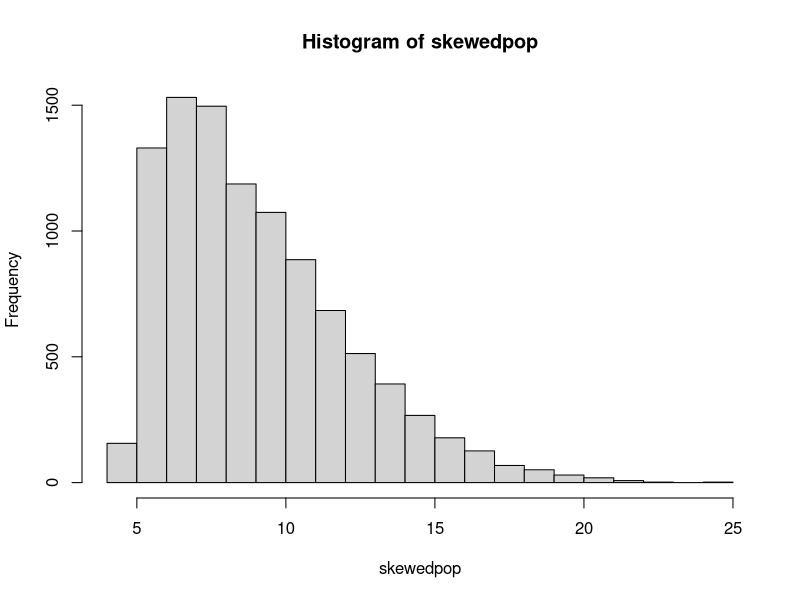
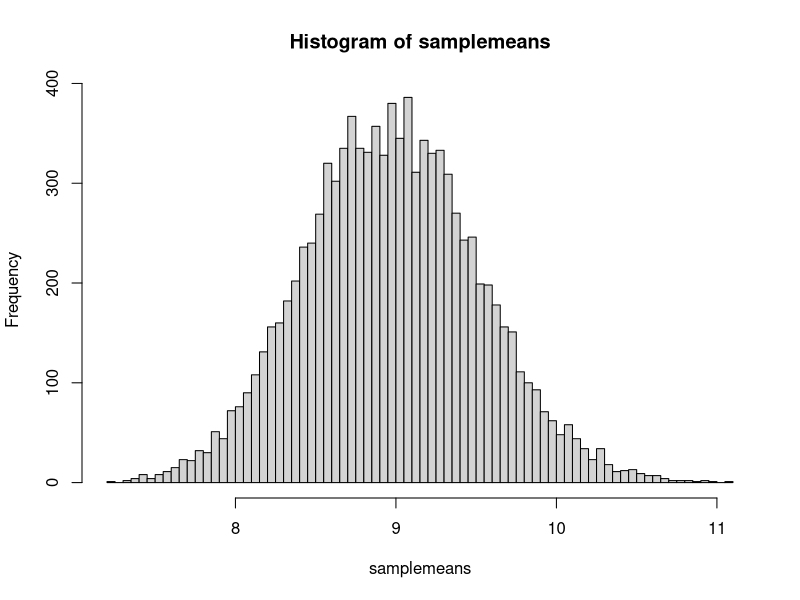
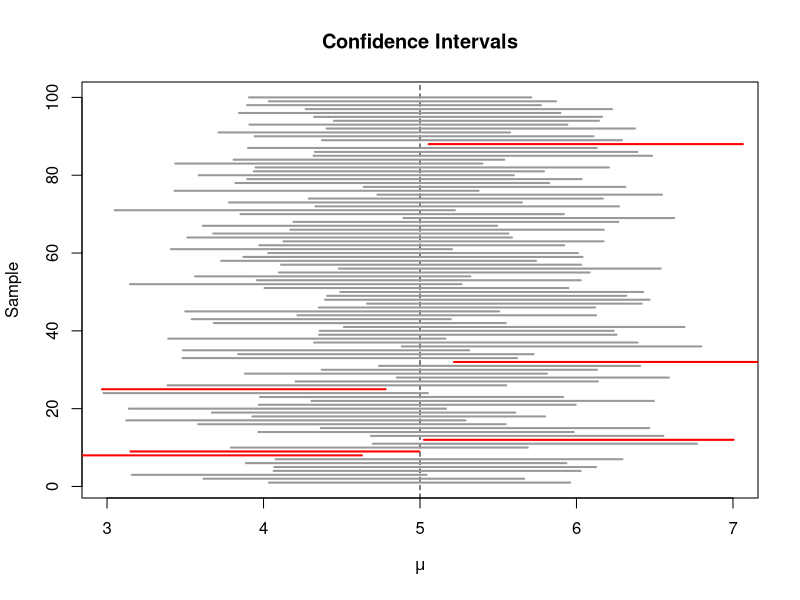

Source code (R) for these figures, in order:
## Libraries
## install.packages('sn')
library(sn)

## Chapter 4
## Normal Distributions
## Set up two ranges of values
sequence1 <- seq(from = -3, to = 3, by = .01)
sequence2 <- seq(from = 6, to = 32, by = .01)

## Get densities
norm1 <- dnorm(sequence1, mean = 0, sd = 1)
norm2 <- dnorm(sequence2, mean = 19, sd = 4)

## Calculating Z-score from raw score
RawToZ <- function(obs, mean, sd){
    (obs - mean)/sd
}

## Calculating a Percentile from Z-score or Raw Score
## Z-Score (q is your z-score of interest)
pnorm(q = 2, mean = 0, sd = 1)

## Raw Score 
##(q is your raw score, make sure to change the mean and SD to reflect population values)
pnorm(q = 17, mean = 19, sd = 4)

## Calculating Z-score or Raw Score from a Percentile
## Z-score (p is your percentile)
qnorm(p = .80, mean = 0, sd = 1)

## Raw Score (remember to use population values here for mean and SD)
qnorm(p = .43, mean = 19, sd = 4)

## Calculating Raw Score from Z-score
ZToRaw <- function(Z, mean, sd){
    (Z*sd) + mean
}


## Chapter 5
## Central Limit Theorem Example

## Example of a skewed population distribution
## the rsn() function creates a vector of random numbers from a skewed normal distribution
skewedpop <- rsn(n=10000, xi=5, omega=5, alpha=20, tau=0, dp=NULL)
hist(skewedpop)

## Test CLT by drawing many random samples of size 30 and taking the mean
samplemeans <- rep(NA, 10000)
for (i in 1:10000){
    tmp <- rsn(n=30, xi=5, omega=5, alpha=20, tau=0, dp=NULL)
    samplemeans[i] <- mean(tmp)
}
hist(samplemeans, breaks = 100)


## Confidence Intervals
CIfun <- function(obs, CI, se) {
    z <- qnorm((1-CI)/2, lower.tail = FALSE)
    margerr <- z*se
    lowerlim <- obs - margerr
    upperlim <- obs + margerr
    print(c(lowerlim, upperlim))
}

CIfun(obs = 1, CI = .95, se = .5)

## ----Confidence Interval Plot-------------------------------------------------------------------------------------------------------
## This code creates a loop to generate some data
## and then calculate the confidence interval
lower <- rep(NA, 100)
upper <- rep(NA, 100)
set.seed(587500)
for(i in 1:100) {
    y <- rnorm(100, mean = 5, sd = 5)
    lower[i] <- mean(y) - 1.96 * sd(y) / sqrt(length(y))
    upper[i] <- mean(y) + 1.96 * sd(y) / sqrt(length(y))
}
CIs <- cbind(lower, upper)

## identify intervals not covering mu
## for a 95% CI and 100 samples this should be about 5
ID <- which(!(CIs[1:100, 1] <= 5 & 5 <= CIs[1:100, 2]))

## initialize the plot
plot(0, 
     xlim = c(3, 7), 
     ylim = c(1, 100), 
     ylab = "Sample", 
     xlab = expression(mu), 
     main = "Confidence Intervals")

## set up color vector
colors <- rep(gray(0.6), 100)
colors[ID] <- "red"

## draw reference line at mu=5
abline(v = 5, lty = 2)

## add horizontal bars representing the CIs
for(j in 1:100) {
    lines(c(CIs[j, 1], CIs[j, 2]), 
          c(j, j), 
          col = colors[j], 
          lwd = 2)
}

## ----Proportions NHST with Confidence Interval -------------------------------------------------------------------------------------------
## This function requires the number of successes, 
## total number of observations, and probability to test against
prop.test(x = 62, n = 100, p = .5)
